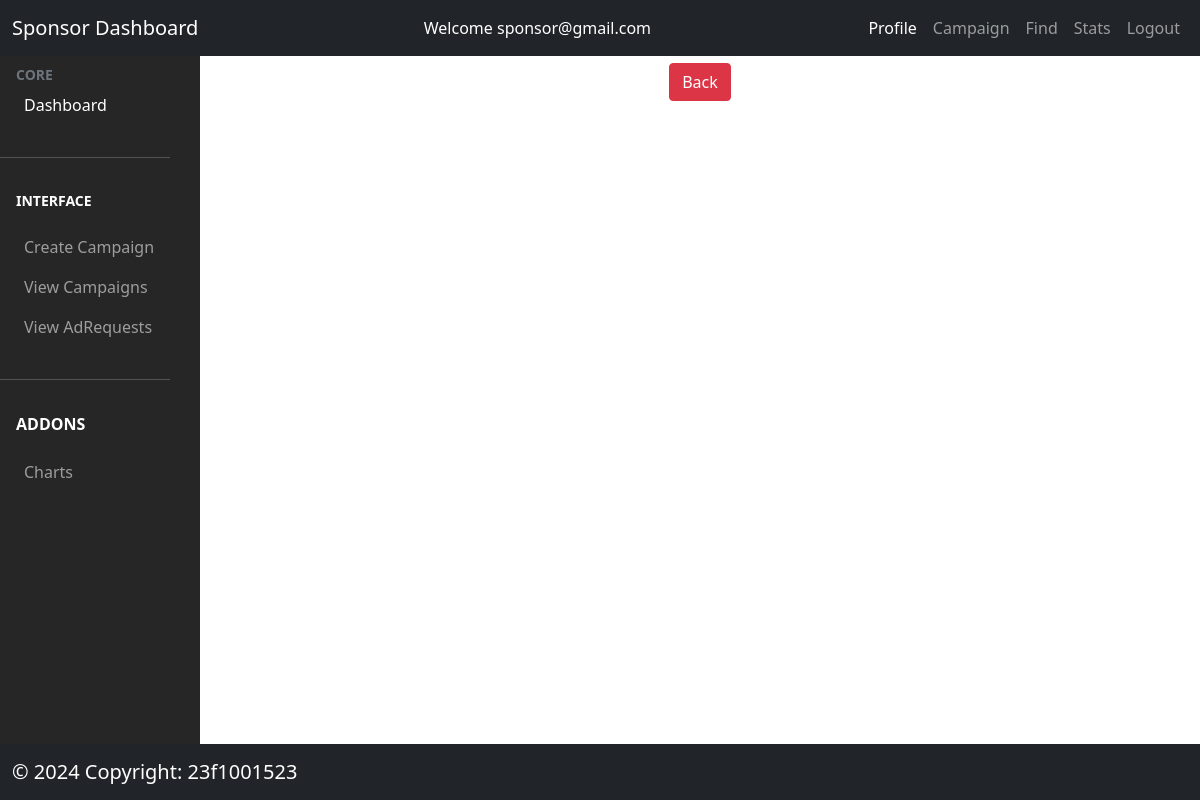
Page /sponsor/adrequest/negotiation/6 (signed in) on the earlier database version.
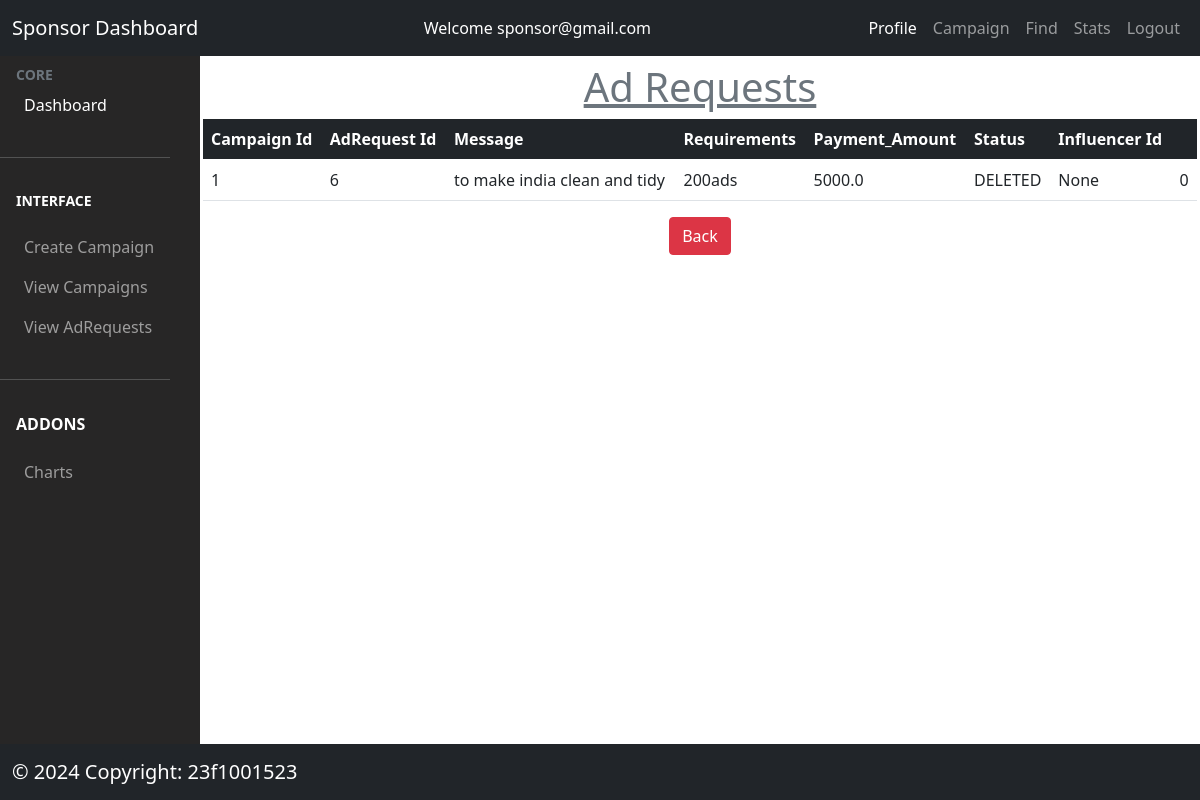
Same page on the later database version.
### models/model.py (models this page shows, shortened)
class AdRequest(db.Model):
  __tablename__ = 'adrequests'
  adrequest_id = db.Column(db.Integer, autoincrement=True, primary_key=True)
  message = db.Column(db.String(200), nullable=False)
  requirements = db.Column(db.String(200), nullable=False)
  payment_amount = db.Column(db.Float, nullable=False)
  status = db.Column(db.String(200), nullable=False)
  campaign_id = db.Column(db.String(200),
                          db.ForeignKey("campaigns.campaign_id"),
                          nullable=False)
  influencer_id = db.Column(db.String(200),
                            db.ForeignKey("influencers.influencer_id"))
  create_date = db.Column(db.DateTime, default=datetime.now(timezone.utc))
  negotiations = db.relationship('Negotiation',
                                       backref='adrequest',
                                       lazy=True)

### controllers/sponsor.py (the view)
@app.route('/sponsor/adrequest/negotiation/<id>', methods=['GET', 'POST'])
@login_required_sponsor
def adrequestnegotiation(id):
  adrequests = AdRequest.query.filter_by(adrequest_id=id).first()
  return render_template('/sponsor/adrequest_negotiation.html',
                         adrequests=adrequests)

### controllers/usermanager.py (called while the page is built)
def login_required_sponsor(func):
  @wraps(func)
  def wrapper_sponsor(*args, **kwargs):
    if session.get('loggedin') is None or session['user_type'] != 'sponsor':
      flash('You need to login first')
      return redirect(url_for('login'))
    return func(*args, **kwargs)
  return wrapper_sponsor

### templates/sponsor/adrequest_negotiation.html (shortened to what this page needs)
{% extends '/sponsor/sponsor_dashboard.html' %}
{% block content %}
<div class="mt-1">
    {% if adrequests %}
     <h1 class='text-center text-secondary '><u>Ad Requests</u></h1>
     <table class='table'>
       <thead class='bg-dark text-white'>
       <tr>
         <th>Campaign Id</th>
         <th>AdRequest Id</th>
         <th>Message</th>
         <th>Requirements</th>
         <th>Payment_Amount</th>
         <th>Status</th>
         <th>Influencer Id</th>
         <th></th>
       </tr>
       </thead>
       <tr>
         <td>{{ adrequests.campaign_id }}</td>
       <td>{{ adrequests.adrequest_id }}</td>
         <td>{{ adrequests.message }}</td>
         <td>{{ adrequests.requirements }}</td>
         <td>{{ adrequests.payment_amount }}</td>
         <td>{{ adrequests.status }}</td>
         <td>{{ adrequests.influencer_id }}</td>
         <td>{{adrequests.negotiations | length}}</td>
       </tr>
     </table>
     {% endif %}
</div>
<div class='text-center'>
<a type="button" href='/sponsor/campaign/show' class="btn btn-danger text-white">Back</a>
  </div>
{% endblock %}

Differences in the rows shown:
added AdRequest: campaign_id "1", adrequest_id "6", message "to make india clean and tidy", requirements "200ads", payment_amount "5000.0", status "DELETED", influencer_id "None"
Other differences:
{{ adrequests.negotiations | length }}: (not shown) → "0"
text now shown: "Ad Requests Campaign Id AdRequest Id Message Requirements Payment_Amount Status Influencer Id"
